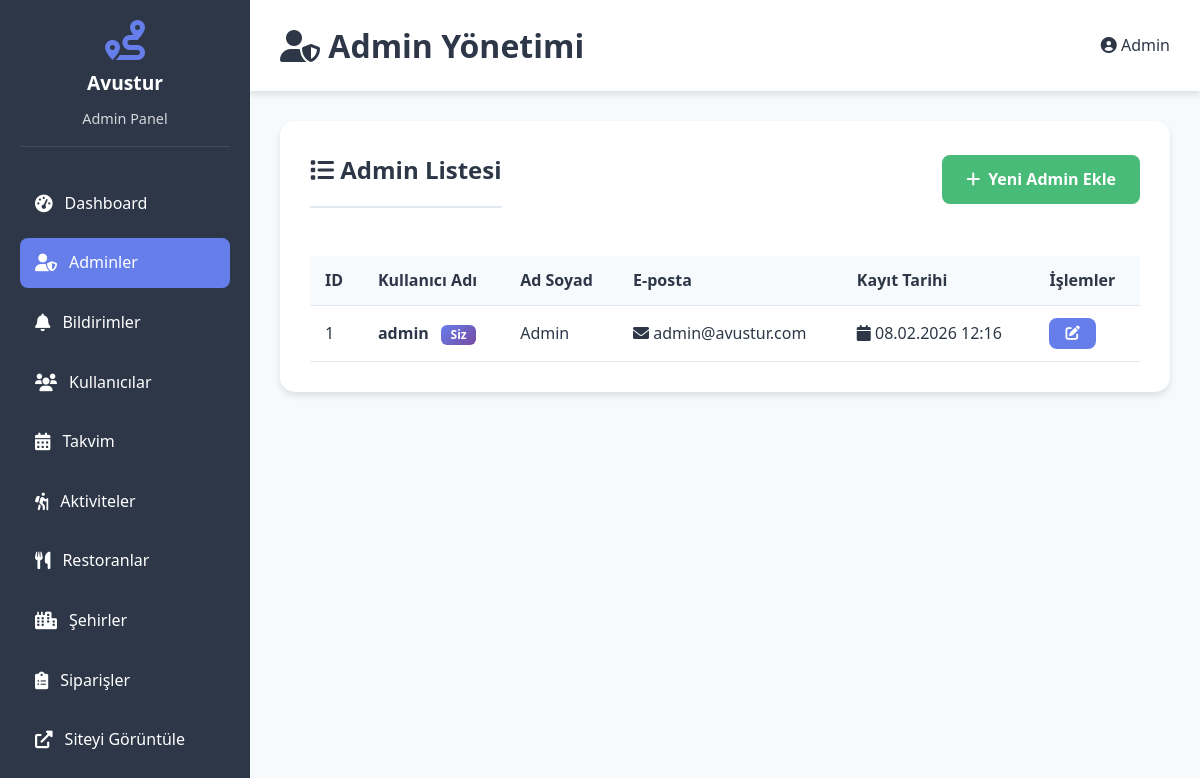
The page /admin/adminler.php (signed in) on the database its author committed.
### tables this page shows
CREATE TABLE adminler (
    id INT AUTO_INCREMENT PRIMARY KEY,
    kullanici_adi VARCHAR(50) UNIQUE NOT NULL,
    sifre VARCHAR(255) NOT NULL,
    ad_soyad VARCHAR(100) NOT NULL,
    email VARCHAR(100),
    kayit_tarihi TIMESTAMP DEFAULT CURRENT_TIMESTAMP,
    olusturma_tarihi DATETIME DEFAULT CURRENT_TIMESTAMP
);

### admin/adminler.php (the view, shortened to what this page needs)
<?php
require_once '../config.php';
$adminler = $db->query("SELECT * FROM adminler ORDER BY id ASC")->fetchAll();
?>
<!DOCTYPE html>
<html lang="tr">
<head>
    <link rel="stylesheet" href="../assets/css/style.css">
    <link rel="stylesheet" href="https://cdnjs.cloudflare.com/ajax/libs/font-awesome/6.0.0/css/all.min.css">
</head>
<body class="admin-body">
    <?php include 'includes/sidebar.php'; ?>
    <div class="admin-content">
        <div class="admin-header">
            <h1>
                <i class="fas fa-user-shield"></i>
                Admin Yönetimi
            </h1>
            <div class="admin-user">
                <i class="fas fa-user-circle"></i>
                <span><?php echo htmlspecialchars($_SESSION['admin_name']); ?></span>
            </div>
        </div>
        <div class="admin-card">
            <div style="display: flex; justify-content: space-between; align-items: center; margin-bottom: 2rem;">
                <h2 style="margin: 0;">
                    <i class="fas fa-list"></i>
                    Admin Listesi
                </h2>
                <a href="admin_ekle.php" class="btn btn-success">
                    <i class="fas fa-plus"></i>
                    Yeni Admin Ekle
                </a>
            </div>
            <div class="table-responsive">
                <table class="data-table">
                    <thead>
                        <tr>
                            <th>ID</th>
                            <th>Kullanıcı Adı</th>
                            <th>Ad Soyad</th>
                            <th>E-posta</th>
                            <th>Kayıt Tarihi</th>
                            <th>İşlemler</th>
                        </tr>
                    </thead>
                    <tbody>
                        <?php if (empty($adminler)): ?>
                            <tr>
                                <td colspan="6" style="text-align: center; padding: 3rem;">
                                    <i class="fas fa-inbox" style="font-size: 3rem; color: var(--text-light); margin-bottom: 1rem;"></i>
                                    <p style="color: var(--text-light);">Henüz admin bulunmuyor.</p>
                                </td>
                            </tr>
                        <?php else: ?>
                            <?php foreach ($adminler as $admin): ?>
                                <tr>
                                    <td><?php echo $admin['id']; ?></td>
                                    <td>
                                        <strong><?php echo htmlspecialchars($admin['kullanici_adi']); ?></strong>
                                        <?php if ($admin['id'] == $_SESSION['admin_id']): ?>
                                            <span class="badge badge-primary" style="margin-left: 0.5rem;">Siz</span>
                                        <?php endif; ?>
                                    </td>
                                    <td><?php echo htmlspecialchars($admin['ad_soyad']); ?></td>
                                    <td>
                                        <?php if (!empty($admin['email'])): ?>
                                            <i class="fas fa-envelope"></i>
                                            <?php echo htmlspecialchars($admin['email']); ?>
                                        <?php else: ?>
                                            <span style="color: var(--text-light);">-</span>
                                        <?php endif; ?>
                                    </td>
                                    <td>
                                        <i class="fas fa-calendar"></i>
                                        <?php echo date('d.m.Y H:i', strtotime($admin['kayit_tarihi'])); ?>
                                    </td>
                                    <td>
                                        <div class="action-buttons">
                                            <a href="admin_duzenle.php?id=<?php echo $admin['id']; ?>" class="btn btn-sm btn-primary" title="Düzenle">
                                                <i class="fas fa-edit"></i>
                                            </a>
                                        </div>
                                    </td>
                                </tr>
                            <?php endforeach; ?>
                        <?php endif; ?>
                    </tbody>
                </table>
            </div>
        </div>
    </div>
</body>
</html>

### assets/css/style.css (style rules this page uses)
* { margin: 0; padding: 0; box-sizing: border-box; }
:root { --primary-color: #667eea; --secondary-color: #764ba2; --success-color: #48bb78; --danger-color: #f56565; --warning-color: #ed8936; --info-color: #4299e1; --dark-color: #2d3748; --light-color: #f7fafc; --white-color: #ffffff; --text-color: #2d3748; --text-light: #718096; --border-color: #e2e8f0; --shadow: 0 4px 6px rgba(0, 0, 0, 0.1); --shadow-lg: 0 10px 25px rgba(0, 0, 0, 0.15); }
body { font-family: 'Segoe UI', Tahoma, Geneva, Verdana, sans-serif; line-height: 1.6; color: var(--text-color); background-color: var(--light-color); }
a { text-decoration: none; color: inherit; transition: all 0.3s ease; }
.btn { display: inline-flex; align-items: center; gap: 8px; padding: 12px 24px; border: none; border-radius: 8px; font-size: 1rem; font-weight: 600; cursor: pointer; transition: all 0.3s ease; text-align: center; }
.btn-primary { background: var(--primary-color); color: var(--white-color); }
.btn-success { background: var(--success-color); color: var(--white-color); }
.btn-sm { padding: 8px 16px; font-size: 0.9rem; }
.badge { display: inline-block; padding: 6px 12px; font-size: 0.85rem; font-weight: 600; border-radius: 20px; background: rgba(255, 255, 255, 0.3); }
.admin-content { margin-left: 250px; padding: 30px; min-height: 100vh; background: var(--light-color); }
.admin-header { background: var(--white-color); padding: 20px 30px; margin: -30px -30px 30px -30px; box-shadow: var(--shadow); display: flex; justify-content: space-between; align-items: center; }
.admin-header h1 { color: var(--dark-color); }
.admin-card { background: var(--white-color); padding: 30px; border-radius: 15px; box-shadow: var(--shadow); margin-bottom: 30px; }
.admin-card h2 { color: var(--dark-color); margin-bottom: 1.5rem; padding-bottom: 1rem; border-bottom: 2px solid var(--border-color); }
.table-responsive { overflow-x: auto; }
table { width: 100%; border-collapse: collapse; margin-top: 1rem; }
table thead { background: var(--light-color); }
table th, table td { padding: 12px 15px; text-align: left; border-bottom: 1px solid var(--border-color); }
table th { font-weight: 600; color: var(--dark-color); }
.action-buttons { display: flex; gap: 8px; }
.badge { display: inline-block; padding: 0.25rem 0.6rem; font-size: 0.75rem; font-weight: 600; line-height: 1; text-align: center; white-space: nowrap; vertical-align: baseline; border-radius: 0.375rem; }
.badge-primary { background: linear-gradient(135deg, var(--primary-color), var(--secondary-color)); color: white; }
.action-buttons { display: flex; gap: 0.5rem; flex-wrap: wrap; }
.action-buttons .btn { margin: 0; }
.table-responsive { overflow-x: auto; -webkit-overflow-scrolling: touch; }

### rows shown on the page
adminler: id "1", kullanici_adi "admin", shows "Siz", ad_soyad "Admin", email "admin@avustur.com", kayit_tarihi "08.02.2026 12:16"

### other values the page prints
SITE_NAME "Avustur"
$_SESSION['admin_name'] "Admin"
